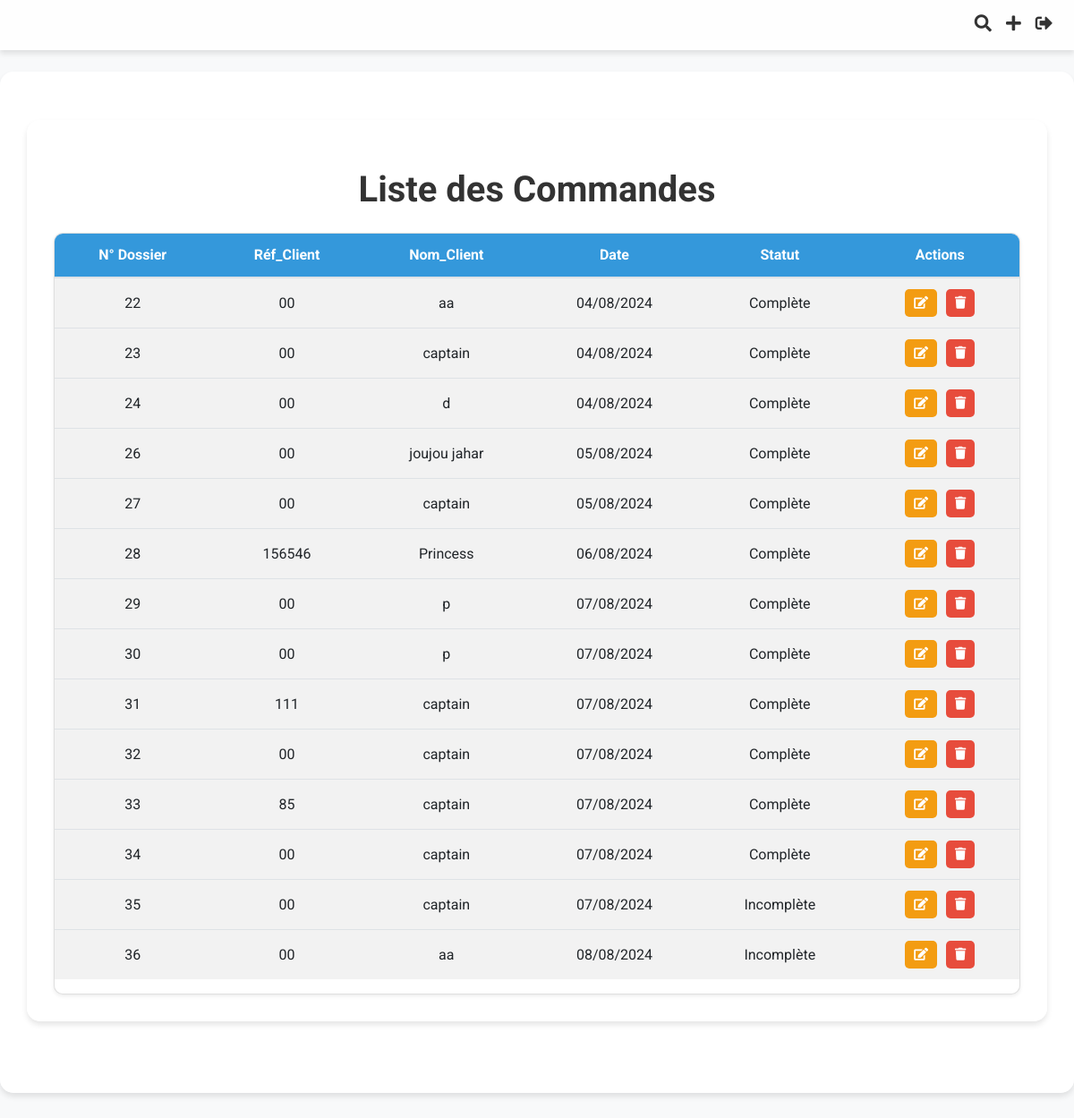
/application/commandes/ (signed in), run on an earlier commit of the app's database.
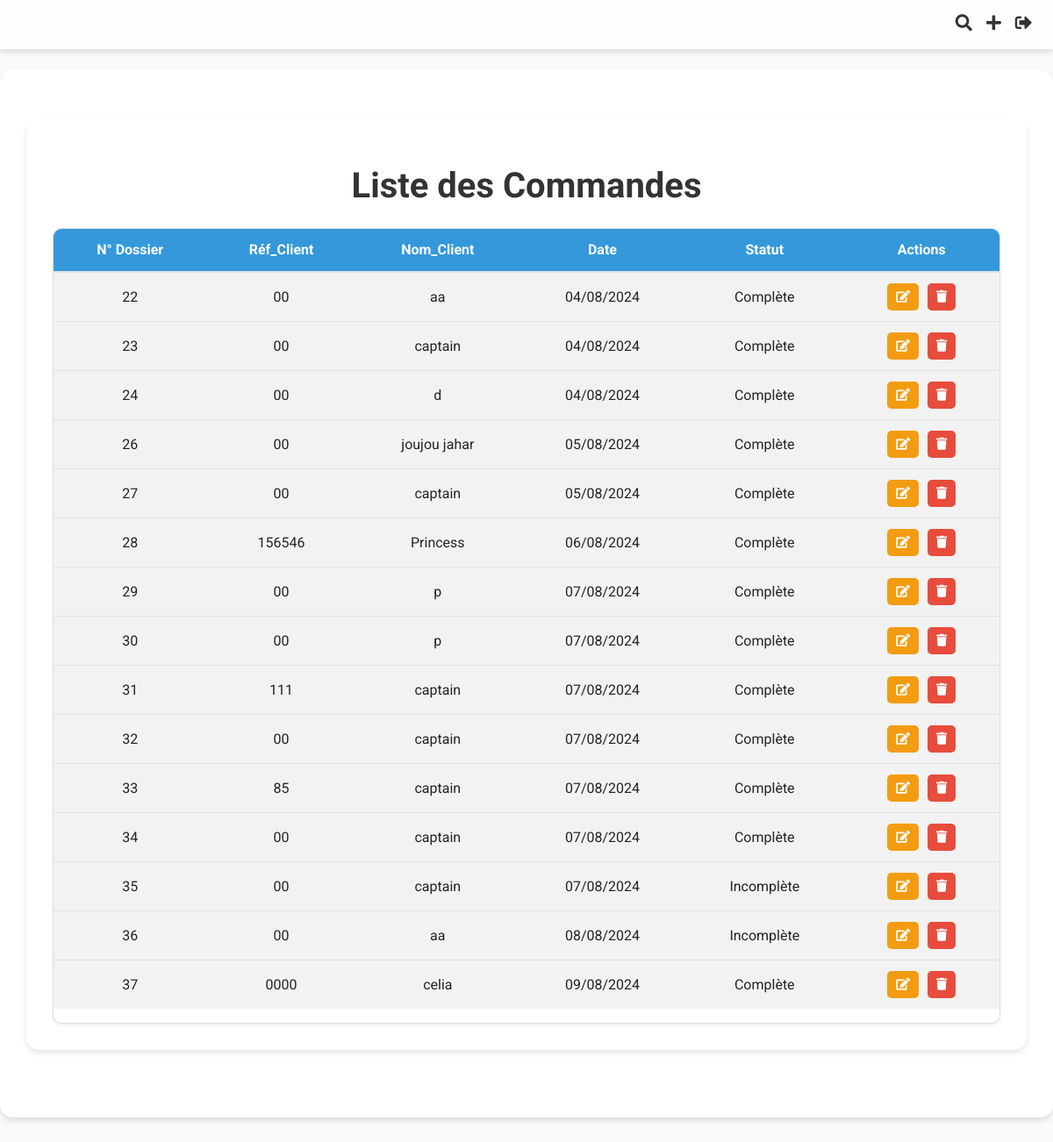
And on a later commit of the database.
### Application/models.py (models this page shows, shortened)
class Commande(models.Model):
    order_id = models.AutoField(primary_key=True)
    date_time = models.DateTimeField(auto_now_add=True)
    company_reference_number = models.CharField(max_length=100)
    client_name = models.CharField(max_length=100, default="")
    adresse = models.CharField(max_length=255, blank=True, null=True)
    email = models.EmailField(blank=True, null=True)
    fax = models.CharField(max_length=50, blank=True, null=True)
    ice = models.CharField(max_length=50, blank=True, null=True)
    infographiste = models.CharField(max_length=100, blank=True, null=True)
    order_status = models.CharField(max_length=50, choices=[
        ('draft', 'Draft'),
        ('completed', 'Completed')
    ])
    bc_number = models.CharField(max_length=50, blank=True, null=True)
    date_bc = models.DateField(blank=True, null=True)
    devis_date = models.DateTimeField(blank=True, null=True)
    devis_numero = models.IntegerField(null=True, blank=True)
    facture_date = models.DateTimeField(blank=True, null=True)
    facture_numero = models.IntegerField(null=True, blank=True)
    bl_date = models.DateTimeField(blank=True, null=True)
    bl_numero = models.IntegerField(null=True, blank=True)
    remarque = models.CharField(max_length=50, choices=[
        ('paye', 'Payé'),
        ('non_paye', 'Non Payé')
    ], default='non payé')
    facture_status = models.CharField(max_length=50, choices=[
            ('no_facture', 'Pas de Facture'),
            ('facture_termine', 'Facture Terminée')
        ], default='pas de facture')
    bl_status = models.CharField(max_length=50, choices=[
            ('no_bl', 'Pas de bon_livraison'),
            ('bl_termine', 'bon_livraison Terminé')
        ], default='pas de bon_livraison')
    devis_status = models.CharField(max_length=50, choices=[
            ('no_devis', 'Pas de Devis'),
            ('devis_termine', 'Devis Terminé')
        ], default='pas de devis')

### Application/views.py (the view)
# urls.py: path('commandes/', views.liste_commandes, name='liste_commandes'),
@login_required
def liste_commandes(request):
    query = request.GET.get('q')
    if query:
        commandes = Commande.objects.filter(
            Q(order_id__icontains=query) |
            Q(client_name__icontains=query)
        )
    else:
        commandes = Commande.objects.filter(order_status__in=['draft', 'completed'])
    is_assistant = request.user.groups.filter(name='Assistants').exists()
    return render(request, 'Application/liste_commandes.html', {'commandes': commandes, 'is_assistant': is_assistant})

### Application/templatetags/commande_extras.py (called while the page is built)
@register.filter
def translate_status(status):
    translations = {
        'draft': 'Incomplète',
        'completed': 'Complète',
        'devis': 'Devis',
        'facture': 'Facture',
        'bon_livraison': 'Bon de Livraison',
        'situation_client': 'Situation Client'
    }
    return translations.get(status, status)

### Application/templates/Application/liste_commandes.html (shortened to what this page needs)
{% extends "base.html" %}
{% load static %}
{% load commande_extras %}
{% block content %}
<div class="container mt-4">
    <h1 class="text-center header-title my-4">Liste des Commandes</h1>
    <div class="card shadow-sm custom-table">
                <table class="table table-striped">
                    <thead>
                        <tr>
                            <th>N° Dossier</th>
                            <th>Réf_Client</th>
                            <th>Nom_Client</th>
                            <th>Date</th>
                            <th>Statut</th>
                            <th>Actions</th>
                        </tr>
                    </thead>
                    <tbody>
                        {% if commandes %}
                            {% for commande in commandes %}
                                <tr>
                                    <td>{{ commande.order_id }}</td>
                                    <td>{{ commande.company_reference_number }}</td>
                                    <td>{{ commande.client_name }}</td>
                                    <td>{{ commande.date_time|date:"d/m/Y" }}</td>
                                    <td>{{ commande.order_status|translate_status }}</td>
                                    <td>
                                        <div class="btn-container">
                                            <a href="{% url 'modifier_commande' commande.pk %}" class="btn btn-sm btn-custom-warning">
                                                <i class="fas fa-edit"></i>
                                            </a>
                                            <a href="{% url 'supprimer_commande' commande.pk %}" class="btn btn-sm btn-custom-danger" onclick="return confirm('Etes-vous sûr de vouloir supprimer cette commande?');">
                                                <i class="fas fa-trash"></i>
                                            </a>
                                        </div>
                                    </td>
                                </tr>
                            {% endfor %}
                        {% else %}
                            <tr>
                                <td colspan="6" class="text-center">Aucune commande disponible.</td>
                            </tr>
                        {% endif %}
                    </tbody>
                </table>
        </div>
</div>
{% endblock %}

What changed in the data, as far as the page shows it:
added Commande: order_id "37", company_reference_number "0000", client_name "celia", date_time "09/08/2024", order_status|translate_status "Complète"
